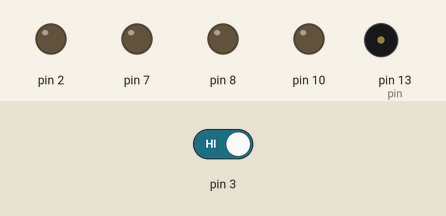
This sketch was run on a simulated Arduino Uno, built with avr-gcc and run on an emulated ATmega328P. Parts: output pins drawn as LEDs (lit = HIGH), buzzer (waves = sounding). The inputs (shaded band) are chosen by the test bench; at power-on: pin 3 HIGH.

Above: at 1.2 s.
1.3 s: pin 3 driven LOW
At 6.8 s:
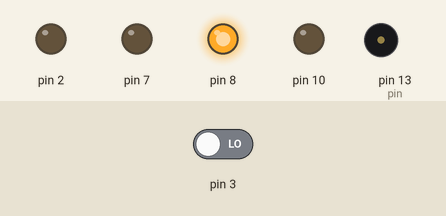
At 12.7 s:
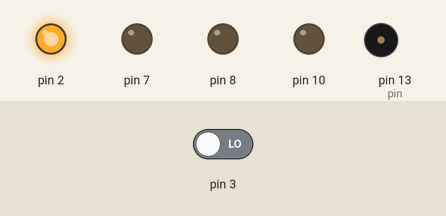
Timing chart, 0 to 28.0 s (numbered marks = the images above; inputs shaded):
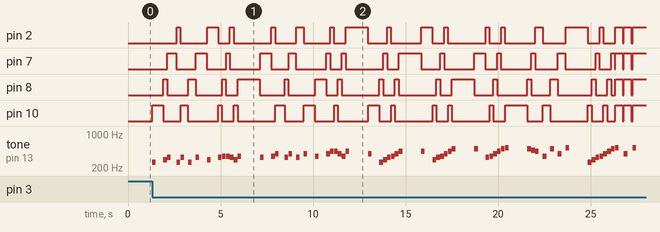

The sketch:

DOREMI_BGM.ino
```cpp
int pin = 13;
int state = 0 ;
void setup() {
  pinMode(10,OUTPUT);
  pinMode(8,OUTPUT);
  pinMode(7,OUTPUT);
  pinMode(2,OUTPUT);
  pinMode(3,INPUT);
}


void loop() {
  state = digitalRead(3);


  if(state == 0){
     tone(pin,262,200) ;
     delay(0) ;
     digitalWrite(10,HIGH);
     delay(600);
     digitalWrite(10,LOW);
     delay(10);
     tone(pin,294,200) ;
     delay(0) ;
     digitalWrite(8,HIGH);
     delay(200);
     digitalWrite(8,LOW);
     delay(10);
     tone(pin,330,200) ;
     delay(0) ;
     digitalWrite(7,HIGH);
     delay(500);
     digitalWrite(7,LOW);
     delay(10);
     tone(pin,262,200) ;
     delay(0) ;
     digitalWrite(2,HIGH);
     delay(200);
     digitalWrite(2,LOW);
     delay(10);
     tone(pin,330,200) ;  // ミ
     delay(0) ;
     digitalWrite(10,HIGH);
     delay(400);
     digitalWrite(10,LOW);
     delay(10);
     tone(pin,262,200) ;  // ド
     delay(0) ;
     digitalWrite(8,HIGH);
     delay(400);
     digitalWrite(8,LOW);
     delay(10);
     tone(pin,330,200) ;  // ミ
     delay(0) ;
     digitalWrite(7,HIGH);
     delay(600);
     digitalWrite(7,LOW);
     delay(10);

     tone(pin,294,200) ;  // レ
     delay(0) ;
     digitalWrite(2,HIGH);
     delay(600);
     digitalWrite(2,LOW);
     delay(10);
     tone(pin,330,200) ;  // ミ
     delay(0) ;
     digitalWrite(10,HIGH);
     delay(200);
     digitalWrite(10,LOW);
     delay(10);
     tone(pin,349,200) ;  // ファ
     delay(0) ;
     digitalWrite(8,HIGH);
     delay(200);
     digitalWrite(8,LOW);
     delay(10);

     tone(pin,349,200) ;  // ファ
     delay(0) ;
     digitalWrite(7,HIGH);
     delay(200);
     digitalWrite(7,LOW);
     delay(10);
     tone(pin,330,200) ;  // ミ
     delay(0) ;
     digitalWrite(2,HIGH);
     delay(200);
     digitalWrite(2,LOW);
     delay(10);
     tone(pin,294,200) ;  // レ
     delay(0) ;
     digitalWrite(10,HIGH);
     delay(200);
     digitalWrite(10,LOW);
     delay(10);
     tone(pin,349,200) ;  // ファ
     delay(0) ;
     digitalWrite(8,HIGH);
     delay(1200);
     digitalWrite(8,LOW);
     delay(10);

     tone(pin,330,200) ;  // ミ
     delay(0) ;
     digitalWrite(7,HIGH);
     delay(600);
     digitalWrite(7,LOW);
     delay(10);
     tone(pin,349,200) ;  // ファ
     delay(0) ;
     digitalWrite(2,HIGH);
     delay(200);
     digitalWrite(2,LOW);
     delay(10);
     tone(pin,392,200) ;
     delay(0) ;
     digitalWrite(10,HIGH);
     delay(500);
     digitalWrite(10,LOW);
     delay(10);
     tone(pin,330,200) ;  // ミ
     delay(0) ;
     digitalWrite(8,HIGH);
     delay(200);
     digitalWrite(8,LOW);
     delay(10);
     tone(pin,392,200) ;
     delay(0) ;
     digitalWrite(7,HIGH);
     delay(400);
     digitalWrite(7,LOW);
     delay(10);
     tone(pin,330,200) ;  // ミ
     delay(0) ;
     digitalWrite(2,HIGH);
     delay(400);
     digitalWrite(2,LOW);
     delay(10);
     tone(pin,392,200) ;
     delay(0) ;
     digitalWrite(10,HIGH);
     delay(600);
     digitalWrite(10,LOW);
     delay(10);

     tone(pin,349,200) ;
     delay(0) ;
     digitalWrite(8,HIGH);
     delay(600);
     digitalWrite(8,LOW);
     delay(10);
     tone(pin,392,200) ;
     delay(0) ;
     digitalWrite(7,HIGH);
     delay(200);
     digitalWrite(7,LOW);
     delay(10);
     tone(pin,440,200) ;  // ラ
     delay(0) ;
     digitalWrite(2,HIGH);
     delay(200);
     digitalWrite(2,LOW);
     delay(10);
     tone(pin,440,200) ;  // ラ
     delay(0) ;
     digitalWrite(10,HIGH);
     delay(200);
     digitalWrite(10,LOW);
     delay(10);
     tone(pin,392,200) ;
     delay(0) ;
     digitalWrite(8,HIGH);
     delay(200);
     digitalWrite(8,LOW);
     delay(10);
     tone(pin,349,200) ;  // ファ
     delay(0) ;
     digitalWrite(7,HIGH);
     delay(200);
     digitalWrite(7,LOW);
     delay(10);
     tone(pin,440,200) ;  // ラ
     delay(0) ;
     digitalWrite(2,HIGH);
     delay(1200);
     digitalWrite(2,LOW);
     delay(10);

     tone(pin,392,200) ;
     delay(0) ;
     digitalWrite(10,HIGH);
     delay(600);
     digitalWrite(10,LOW);
     delay(10);
     tone(pin,262,200) ;  // ド
     delay(0) ;
     digitalWrite(8,HIGH);
     delay(200);
     digitalWrite(8,LOW);
     delay(10);
     tone(pin,294,200) ;  // レ
     delay(0) ;
     digitalWrite(7,HIGH);
     delay(200);
     digitalWrite(7,LOW);
     delay(10);

     tone(pin,330,200) ;  // ミ
     delay(0) ;
     digitalWrite(2,HIGH);
     delay(200);
     digitalWrite(2,LOW);
     delay(10);
     tone(pin,349,200) ;  // ファ
     delay(0) ;
     digitalWrite(10,HIGH);
     delay(200);
     digitalWrite(10,LOW);
     delay(10);
     tone(pin,392,200) ;
     delay(0) ;
     digitalWrite(8,HIGH);
     delay(200);
     digitalWrite(8,LOW);
     delay(10);
     tone(pin,440,200) ;  // ラ
     delay(0) ;
     digitalWrite(7,HIGH);
     delay(1200);
     digitalWrite(7,LOW);
     delay(10);

     tone(pin,440,200) ;  // ラ
     delay(0) ;
     digitalWrite(2,HIGH);
     delay(600);
     digitalWrite(2,LOW);
     delay(10);
     tone(pin,294,200) ;  // レ
     delay(0) ;
     digitalWrite(10,HIGH);
     delay(200);
     digitalWrite(10,LOW);
     delay(10);
     tone(pin,330,200) ;  // ミ
     delay(0) ;
     digitalWrite(8,HIGH);
     delay(200);
     digitalWrite(8,LOW);
     delay(10);
     tone(pin,349,200) ;  // ファ
     delay(0) ;
     digitalWrite(7,HIGH);
     delay(200);
     digitalWrite(7,LOW);
     delay(10);
     tone(pin,392,200) ;
     delay(0) ;
     digitalWrite(2,HIGH);
     delay(200);
     digitalWrite(2,LOW);
     delay(10);
     tone(pin,440,200) ;  // ラ
     delay(0) ;
     digitalWrite(10,HIGH);
     delay(200);
     digitalWrite(10,LOW);
     delay(10);
     tone(pin,494,200) ;  // シ
     delay(0) ;
     digitalWrite(8,HIGH);
     delay(1200);
     digitalWrite(8,LOW);
     delay(10);

     tone(pin,494,200) ;  // シ
     delay(0) ;
     digitalWrite(7,HIGH);
     delay(600);
     digitalWrite(7,LOW);
     delay(10);
     tone(pin,330,200) ;  // ミ
     delay(0) ;
     digitalWrite(2,HIGH);
     delay(200);
     digitalWrite(2,LOW);
     delay(10);
     tone(pin,349,200) ;  // ファ
     delay(0) ;
     digitalWrite(10,HIGH);
     delay(200);
     digitalWrite(10,LOW);
     delay(10);
     tone(pin,392,200) ;
     delay(0) ;
     digitalWrite(8,HIGH);
     delay(200);
     digitalWrite(8,LOW);
     delay(10);
     tone(pin,440,200) ;  // ラ
     delay(0) ;
     digitalWrite(7,HIGH);
     delay(200);
     digitalWrite(7,LOW);
     delay(10);
     tone(pin,494,200) ;  // シ
     delay(0) ;
     digitalWrite(2,HIGH);
     delay(200);
     digitalWrite(2,LOW);
     delay(10);
     tone(pin,523,200) ;  // ド
     delay(0) ;
     digitalWrite(10,HIGH);
     delay(1200);
     digitalWrite(10,LOW);
     delay(10);

     tone(pin,494,200) ;  // シ
     delay(0) ;
     digitalWrite(8,HIGH);
     delay(200);
     digitalWrite(8,LOW);
     delay(10);
     tone(pin,466,200) ;  // シ♭
     delay(0) ;
     digitalWrite(7,HIGH);
     delay(200);
     digitalWrite(7,LOW);
     delay(10);
     tone(pin,440,200) ;  // ラ
     delay(0) ;
     digitalWrite(2,HIGH);
     delay(400);
     digitalWrite(2,LOW);
     delay(10);
     tone(pin,349,200) ;  // ファ
     delay(0) ;
     digitalWrite(10,HIGH);
     delay(400);
     digitalWrite(10,LOW);
     delay(10);
     tone(pin,494,200) ;  // シ
     delay(0) ;
     digitalWrite(8,HIGH);
     delay(400);
     digitalWrite(8,LOW);
     delay(10);
     tone(pin,392,200) ;
     delay(0) ;
     digitalWrite(7,HIGH);
     delay(400);
     digitalWrite(7,LOW);
     delay(10);
     tone(pin,523,200) ;  // ド
     delay(0) ;
     digitalWrite(2,HIGH);
     delay(1200);
     digitalWrite(2,LOW);
     delay(10);

     tone(pin,262,200) ;  // ド
     delay(0) ;
     digitalWrite(10,HIGH);
     delay(200);
     digitalWrite(10,LOW);
     delay(10);
     tone(pin,294,200) ;  // レ
     delay(0) ;
     digitalWrite(8,HIGH);
     delay(200);
     digitalWrite(8,LOW);
     delay(10);
     tone(pin,330,200) ;  // ミ
     delay(0) ;
     digitalWrite(7,HIGH);
     delay(200);
     digitalWrite(7,LOW);
     delay(10);
     tone(pin,349,200) ;  // ファ
     delay(0) ;
     digitalWrite(2,HIGH);
     delay(200);
     digitalWrite(2,LOW);
     delay(10);
     tone(pin,392,200) ;
     delay(0) ;
     digitalWrite(10,HIGH);
     delay(200);
     digitalWrite(10,LOW);
     delay(10);
     tone(pin,440,200) ;  // ラ
     delay(0) ;
     digitalWrite(8,HIGH);
     delay(200);
     digitalWrite(8,LOW);
     delay(10);
     tone(pin,494,200) ;  // シ
     delay(0) ;
     digitalWrite(7,HIGH);
     delay(200);
     digitalWrite(7,LOW);
     delay(10);
     tone(pin,523,200) ;  // ド
     delay(0) ;
     digitalWrite(10,HIGH);
     delay(0);
     digitalWrite(8,HIGH);
     delay(0);
     digitalWrite(7,HIGH);
     delay(0);
     digitalWrite(2,HIGH);
     delay(400);

     digitalWrite(10,LOW);
     delay(0);
     digitalWrite(8,LOW);
     delay(0);
     digitalWrite(7,LOW);
     delay(0);
     digitalWrite(2,LOW);
     delay(70);


     tone(pin,392,200) ;
     delay(0) ;
     digitalWrite(10,HIGH);
     delay(0);
     digitalWrite(8,HIGH);
     delay(0);
     digitalWrite(7,HIGH);
     delay(0);
     digitalWrite(2,HIGH);
     delay(400);

     digitalWrite(10,LOW);
     delay(0);
     digitalWrite(8,LOW);
     delay(0);
     digitalWrite(7,LOW);
     delay(0);
     digitalWrite(2,LOW);
     delay(70);

     tone(pin,523,200) ;  // ド
     delay(0) ;
     digitalWrite(10,HIGH);
     delay(0);
     digitalWrite(8,HIGH);
     delay(0);
     digitalWrite(7,HIGH);
     delay(0);
     digitalWrite(2,HIGH);
     delay(1200);

     digitalWrite(10,LOW);
     delay(0);
     digitalWrite(8,LOW);
     delay(0);
     digitalWrite(7,LOW);
     delay(0);
     digitalWrite(2,LOW);
     delay(70);


}
}
```

Measured:
- after the input at 1.3 s, pin 2: LOW → HIGH after 1.3 s, → LOW 0.20 s later, → HIGH 1.4 s later, → LOW 0.60 s later, … (35 changes in this stretch); pin 7: LOW → HIGH after 0.82 s, → LOW 0.50 s later, → HIGH 1.0 s later, → LOW 0.60 s later, … (37 changes in this stretch)
